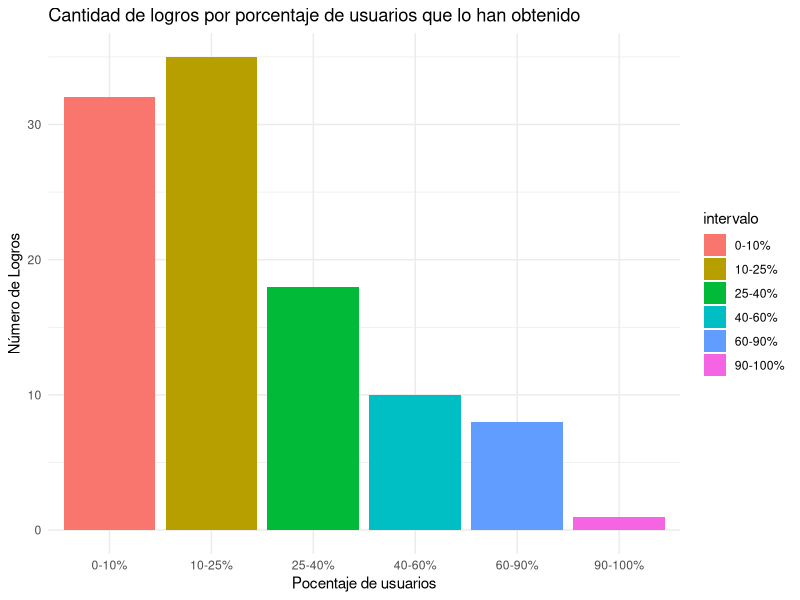

The R script that drew this image:
#install.packages("dplyr")
#install.packages("ggplot")
#install.packages("ggplot2")

library(dplyr)
library(ggplot2)

datos <- datos <- read.csv("raft.csv")

# Eliminar el símbolo "%" y convertir la columna Porcentaje a numérica
datos$Porcentaje <- as.numeric(sub("%", "", datos$Porcentaje))

# Crear intervalos y agregar una nueva columna intervalo
datos <- datos %>%
  mutate(intervalo = cut(Porcentaje, breaks = c(0, 10, 25, 40, 60, 90, 100),
                         labels = c("0-10%", "10-25%", "25-40%", "40-60%", "60-90%", "90-100%")))

# Crear un gráfico de barras agrupado por intervalo de porcentaje
ggplot(datos, aes(x = intervalo, fill = intervalo)) +
  geom_bar() +
  theme_minimal() +
  labs(title = "Cantidad de logros por porcentaje de usuarios que lo han obtenido", 
       x = "Pocentaje de usuarios", y = "Número de Logros")





